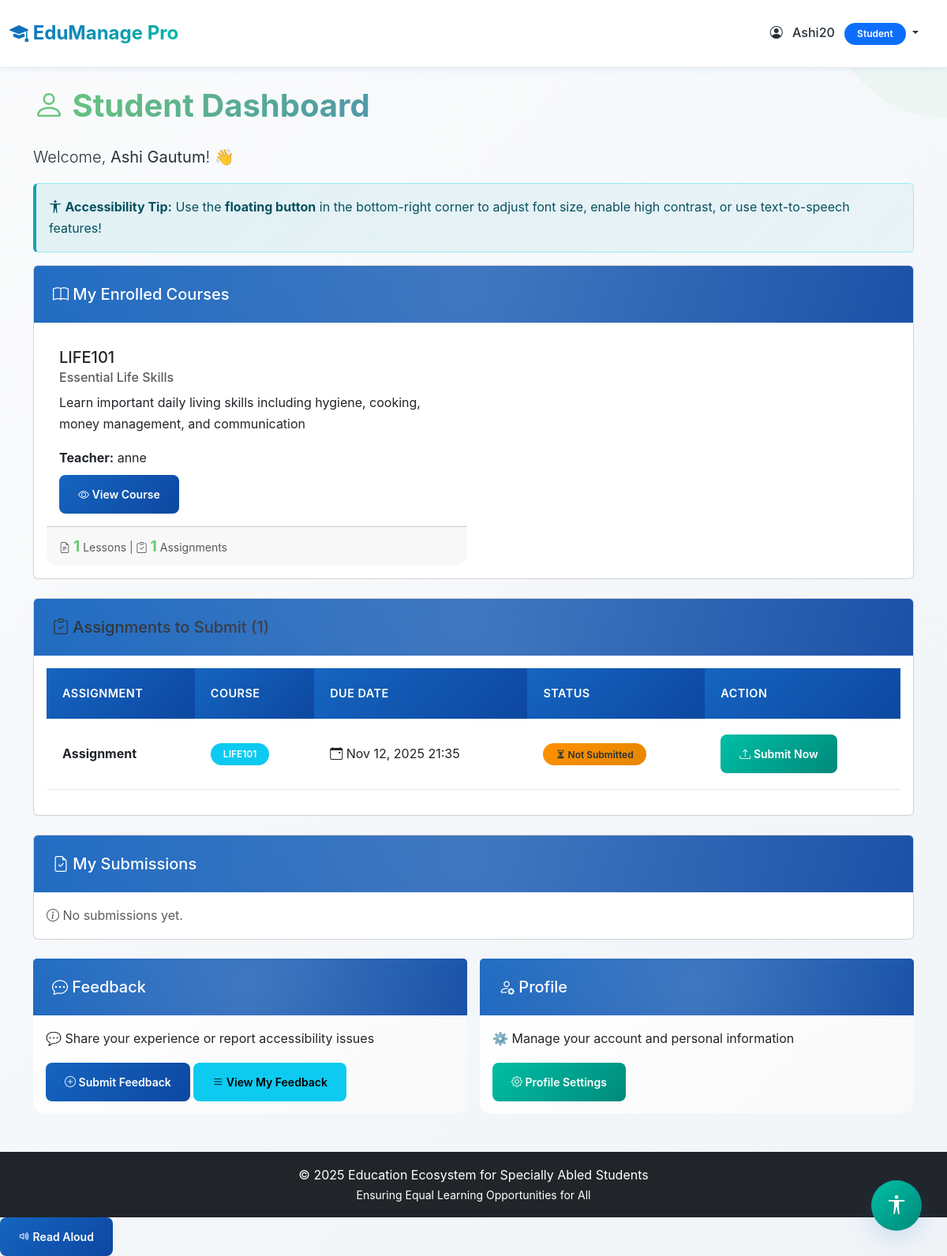
The page /dashboard/student/ (signed in) on the database its author committed.
### myapp/models.py (models this page shows, shortened)
class Profile(models.Model):
    ROLE_CHOICES = [
        ('admin', 'Admin'),
        ('teacher', 'Teacher'),
        ('student', 'Student'),
        ('parent', 'Parent'),
    ]
    DISABILITY_CHOICES = [
        ('none', 'None'),
        ('visual', 'Visual Impairment'),
        ('hearing', 'Hearing Impairment'),
        ('mobility', 'Mobility Impairment'),
        ('learning', 'Learning Disability'),
        ('multiple', 'Multiple Disabilities'),
    ]
    CONTENT_PREFERENCE = [
        ('text', 'Text'),
        ('audio', 'Audio'),
        ('video', 'Video'),
        ('mixed', 'Mixed'),
    ]
    FONT_SIZE_CHOICES = [
        ('small', 'Small'),
        ('medium', 'Medium'),
        ('large', 'Large'),
    ]
    user = models.OneToOneField(User, on_delete=models.CASCADE, related_name='profile')
    role = models.CharField(max_length=20, choices=ROLE_CHOICES, default='student')
    phone = models.CharField(max_length=15, blank=True, null=True)
    address = models.TextField(blank=True, null=True)
    profile_picture = models.ImageField(upload_to='profile_pics/', blank=True, null=True)
    disability_type = models.CharField(max_length=20, choices=DISABILITY_CHOICES, default='none')
    assistance_required = models.TextField(blank=True, null=True, help_text="Describe any special assistance needed")
    preferred_content_format = models.CharField(max_length=10, choices=CONTENT_PREFERENCE, default='mixed')
    high_contrast_mode = models.BooleanField(default=False)
    font_size = models.CharField(max_length=10, choices=FONT_SIZE_CHOICES, default='medium')
    linked_student = models.ForeignKey(User, on_delete=models.SET_NULL, null=True, blank=True,
                                       related_name='parent_link', limit_choices_to={'profile__role': 'student'})
    created_at = models.DateTimeField(auto_now_add=True)
    updated_at = models.DateTimeField(auto_now=True)
    class Meta:
        ordering = ['-created_at']

class Course(models.Model):
    title = models.CharField(max_length=200)
    description = models.TextField()
    teacher = models.ForeignKey(User, on_delete=models.CASCADE, related_name='courses_taught',
                                limit_choices_to={'profile__role': 'teacher'})
    students = models.ManyToManyField(User, related_name='courses_enrolled', blank=True,
                                      limit_choices_to={'profile__role': 'student'})
    course_code = models.CharField(max_length=20, unique=True)
    created_at = models.DateTimeField(auto_now_add=True)
    updated_at = models.DateTimeField(auto_now=True)
    is_active = models.BooleanField(default=True)
    class Meta:
        ordering = ['-created_at']

class Assignment(models.Model):
    course = models.ForeignKey(Course, on_delete=models.CASCADE, related_name='assignments')
    title = models.CharField(max_length=200)
    description = models.TextField()
    due_date = models.DateTimeField()
    max_marks = models.IntegerField(default=100)
    attachment = models.FileField(upload_to='assignments/', blank=True, null=True)
    created_by = models.ForeignKey(User, on_delete=models.CASCADE, related_name='assignments_created')
    created_at = models.DateTimeField(auto_now_add=True)
    class Meta:
        ordering = ['due_date']

### myapp/views.py (the view)
# urls.py: path('dashboard/student/', views.dashboard_student, name='dashboard_student'),
@login_required
def dashboard_student(request):
    if request.user.profile.role != 'student':
        messages.error(request, 'Access denied. Students only.')
        return redirect('dashboard')
    enrolled_courses = request.user.courses_enrolled.all()
    my_submissions = Submission.objects.filter(student=request.user)
    pending_assignments = Assignment.objects.filter(
        course__in=enrolled_courses
    ).exclude(
        submissions__student=request.user
    )
    conduct_reports = ConductReport.objects.filter(student=request.user)
    announcements = Announcement.objects.filter(is_active=True)[:5]
    context = {
        'enrolled_courses': enrolled_courses,
        'my_submissions': my_submissions,
        'pending_assignments': pending_assignments,
        'conduct_reports': conduct_reports,
        'announcements': announcements,
        'profile': request.user.profile,
    }
    return render(request, 'dashboard_student.html', context)

### myapp/templates/dashboard_student.html (shortened to what this page needs)
{% extends 'base.html' %}
{% block content %}
<div class="row">
    <div class="col-12 welcome-header">
        <h1 class="mb-4">
            <i class="bi bi-person icon-float"></i> Student Dashboard
        </h1>
        <p class="lead">Welcome, <strong>{{ user.get_full_name|default:user.username }}</strong>! 👋</p>
        <div class="alert alert-info">
            <i class="bi bi-universal-access icon-pulse"></i>
            <strong>Accessibility Tip:</strong> Use the <strong>floating button</strong> in the bottom-right corner
            to adjust font size, enable high contrast, or use text-to-speech features!
        </div>
    </div>
</div>
<div class="card mb-4 animated-card">
    <div class="card-header bg-success text-white">
        <h5 class="mb-0"><i class="bi bi-book icon-float"></i> My Enrolled Courses</h5>
    </div>
    <div class="card-body">
        {% if enrolled_courses %}
        <div class="row g-3">
            {% for course in enrolled_courses %}
            <div class="col-md-6">
                <div class="card h-100 course-card">
                    <div class="card-body">
                        <h5 class="card-title">{{ course.course_code }}</h5>
                        <h6 class="card-subtitle mb-2 text-muted">{{ course.title }}</h6>
                        <p class="card-text">{{ course.description|truncatewords:20 }}</p>
                        <p class="mb-2">
                            <strong>Teacher:</strong> {{ course.teacher.get_full_name|default:course.teacher.username }}
                        </p>
                        <div class="d-flex gap-2">
                            <a href="{% url 'course_detail' course.id %}" class="btn btn-sm btn-primary">
                                <i class="bi bi-eye"></i> View Course
                            </a>
                        </div>
                    </div>
                    <div class="card-footer text-muted">
                        <small>
                            <i class="bi bi-file-earmark-text"></i> <span class="stats-number">{{ course.lessons.count }}</span> Lessons |
                            <i class="bi bi-clipboard-check"></i> <span class="stats-number">{{ course.assignments.count }}</span> Assignments
                        </small>
                    </div>
                </div>
            </div>
            {% endfor %}
        </div>
        {% else %}
        <div class="alert alert-info">
            <i class="bi bi-info-circle icon-pulse"></i> You are not enrolled in any courses yet.
        </div>
        {% endif %}
    </div>
</div>
<div class="card mb-4 animated-card">
    <div class="card-header bg-warning text-dark">
        <h5 class="mb-0"><i class="bi bi-clipboard-check icon-pulse"></i> Assignments to Submit ({{ pending_assignments.count }})</h5>
    </div>
    <div class="card-body">
        {% if pending_assignments %}
        <div class="table-responsive">
            <table class="table table-hover">
                <thead>
                    <tr>
                        <th>Assignment</th>
                        <th>Course</th>
                        <th>Due Date</th>
                        <th>Status</th>
                        <th>Action</th>
                    </tr>
                </thead>
                <tbody>
                    {% for assignment in pending_assignments %}
                    <tr>
                        <td><strong>{{ assignment.title }}</strong></td>
                        <td><span class="badge bg-info">{{ assignment.course.course_code }}</span></td>
                        <td>
                            <i class="bi bi-calendar-event"></i> {{ assignment.due_date|date:"M d, Y H:i" }}
                        </td>
                        <td><span class="badge bg-warning text-dark"><i class="bi bi-hourglass-split"></i> Not Submitted</span></td>
                        <td>
                            <a href="{% url 'submission_create' assignment.id %}" class="btn btn-sm btn-success">
                                <i class="bi bi-upload"></i> Submit Now
                            </a>
                        </td>
                    </tr>
                    {% endfor %}
                </tbody>
            </table>
        </div>
        {% else %}
        <p class="text-muted mb-0">
            <i class="bi bi-check-circle text-success icon-pulse"></i> No pending assignments! All caught up. 🎉
        </p>
        {% endif %}
    </div>
</div>
<div class="card mb-4 animated-card">
    <div class="card-header bg-info text-white">
        <h5 class="mb-0"><i class="bi bi-file-earmark-check icon-float"></i> My Submissions</h5>
    </div>
    <div class="card-body">
        {% if my_submissions %}
        <div class="table-responsive">
            <table class="table table-hover">
                <thead>
                    <tr>
                        <th>Assignment</th>
                        <th>Course</th>
                        <th>Submitted At</th>
                        <th>Status</th>
                        <th>Marks</th>
                    </tr>
                </thead>
                <tbody>
                    {% for submission in my_submissions %}
                    <tr>
                        <td><strong>{{ submission.assignment.title }}</strong></td>
                        <td><span class="badge bg-secondary">{{ submission.assignment.course.course_code }}</span></td>
                        <td><i class="bi bi-clock"></i> {{ submission.submitted_at|date:"M d, Y H:i" }}</td>
                        <td>
                            {% if submission.status == 'graded' %}
                            <span class="badge bg-success"><i class="bi bi-check-circle"></i> Graded</span>
                            {% else %}
                            <span class="badge bg-warning"><i class="bi bi-hourglass-split"></i> Pending</span>
                            {% endif %}
                        </td>
                        <td>
                            {% if submission.marks_obtained %}
                            <strong class="text-success">{{ submission.marks_obtained }}/{{ submission.assignment.max_marks }}</strong>
                            {% else %}
                            <span class="text-muted">-</span>
                            {% endif %}
                        </td>
                    </tr>
                    {% endfor %}
                </tbody>
            </table>
        </div>
        {% else %}
        <p class="text-muted mb-0"><i class="bi bi-info-circle"></i> No submissions yet.</p>
        {% endif %}
    </div>
</div>
<div class="row g-3">
    <div class="col-md-6">
        <div class="card quick-action-card animated-card">
            <div class="card-header bg-primary text-white">
                <h5 class="mb-0"><i class="bi bi-chat-dots icon-float"></i> Feedback</h5>
            </div>
            <div class="card-body">
                <p>💬 Share your experience or report accessibility issues</p>
                <a href="{% url 'feedback_create' %}" class="btn btn-primary btn-sm">
                    <i class="bi bi-plus-circle"></i> Submit Feedback
                </a>
                <a href="{% url 'feedback_list' %}" class="btn btn-info btn-sm">
                    <i class="bi bi-list"></i> View My Feedback
                </a>
            </div>
        </div>
    </div>
    <div class="col-md-6">
        <div class="card quick-action-card animated-card">
            <div class="card-header bg-success text-white">
                <h5 class="mb-0"><i class="bi bi-person-gear icon-pulse"></i> Profile</h5>
            </div>
            <div class="card-body">
                <p>⚙️ Manage your account and personal information</p>
                <a href="{% url 'profile_settings' %}" class="btn btn-success btn-sm">
                    <i class="bi bi-gear"></i> Profile Settings
                </a>
            </div>
        </div>
    </div>
</div>
{% endblock %}

### myapp/templates/base.html (shortened to what this page needs)
<!DOCTYPE html>
<html lang="en">
<head>
    <link href="https://cdn.jsdelivr.net/npm/bootstrap@5.3.0/dist/css/bootstrap.min.css" rel="stylesheet">
    <link rel="stylesheet" href="https://cdn.jsdelivr.net/npm/bootstrap-icons@1.11.0/font/bootstrap-icons.css">
    {% load static %}
    <link rel="stylesheet" href="{% static 'css/style.css' %}?v=2.0">
</head>
<body {% if user.is_authenticated and user.profile.high_contrast_mode %}class="high-contrast"{% endif %}
      data-font-size="{% if user.is_authenticated %}{{ user.profile.font_size }}{% else %}medium{% endif %}"
      data-disability-type="{% if user.is_authenticated %}{{ user.profile.disability_type }}{% else %}none{% endif %}">
    {% if user.is_authenticated %}
    <nav class="navbar navbar-expand-lg navbar-main">
        <div class="container-fluid">
            <a class="navbar-brand" href="{% url 'dashboard' %}">
                <i class="bi bi-mortarboard-fill"></i> EduManage Pro
            </a>
            <div class="navbar-nav ms-auto">
                <div class="nav-item dropdown">
                    <a class="nav-link dropdown-toggle" href="#" role="button" data-bs-toggle="dropdown">
                        <i class="bi bi-person-circle me-2"></i> {{ user.username }}
                        <span class="badge bg-primary ms-2">{{ user.profile.get_role_display }}</span>
                    </a>
                </div>
            </div>
        </div>
    </nav>
    {% endif %}
    <main class="container my-4">
        {% block content %}{% endblock %}
    </main>
    {% if user.is_authenticated %}
    <div class="accessibility-toolbar">
        <button class="accessibility-toggle-btn" id="accessibilityToggle" title="Accessibility Options">
            <i class="bi bi-universal-access"></i>
        </button>
    </div>
    {% endif %}
    <footer class="bg-dark text-white text-center py-3 mt-5">
        <p class="mb-0">&copy; 2025 Education Ecosystem for Specially Abled Students</p>
        <p class="mb-0 small">Ensuring Equal Learning Opportunities for All</p>
    </footer>
    {% load static %}
</body>
</html>

### rows shown on the page
Course: course_code "LIFE101", title "Essential Life Skills", description "Learn important daily living skills including hygiene, cooking, money management, and communication", teacher.get_full_name "anne", lessons.count "1", assignments.count "1"
Assignment: title "Assignment", course.course_code "LIFE101", due_date "Nov 12, 2025 21:35"

### other values the page prints
{{ user.username }} "Ashi20"
{{ user.profile.get_role_display }} "Student"
{{ user.get_full_name|default:user.username }} "Ashi Gautum"
{{ pending_assignments.count }} "1"
